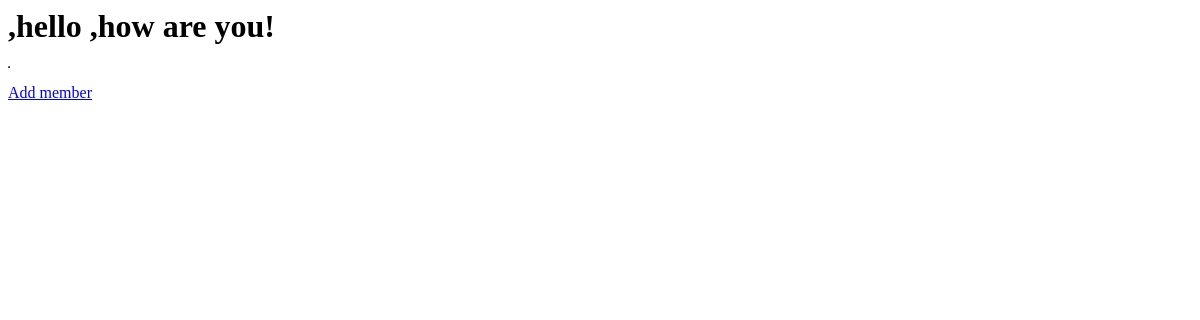
Before: /members/ with the older database file.
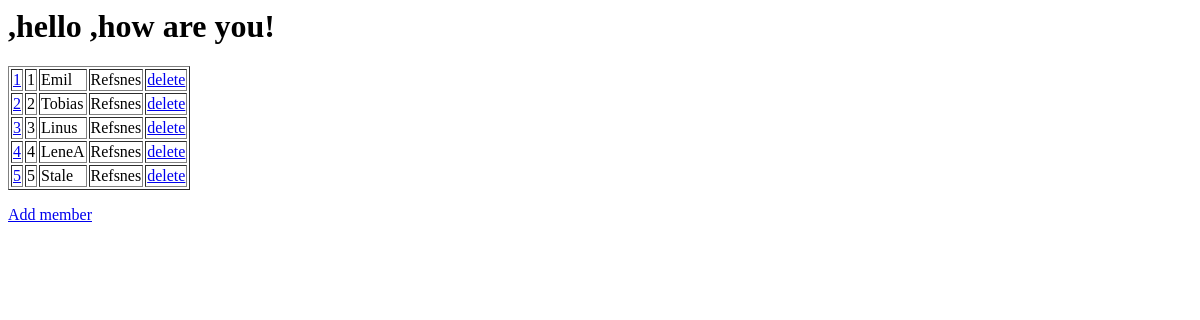
After: the same page with the newer database file.
### members/models.py (models this page shows)
class Members(models.Model):
  firstname = models.CharField(max_length=255)
  lastname = models.CharField(max_length=255)

### members/views.py (the view)
# urls.py: path('',views.index,name='index'),
def index(request):
    mymembers=Members.objects.all().values()
    template = loader.get_template('index.html')
    context={
        'mymembers':mymembers,
    }
    return HttpResponse(template.render(context,request))

### members/templates/index.html
<h1>
    {{firstname}},hello ,how are you!
</h1>
<table border="1">
    {% for x in mymembers %}
    <tr>
        <td><a href="update/{{x.id}}">{{x.id}}</a></td>
        <td>{{x.id}}</td>
        <td>{{x.firstname}}</td>
        <td>{{x.lastname}}</td>
        <td><a href="delete/{{x.id}}">delete</a></td>
    </tr>
    {% endfor %}
</table>
<p>
    <a href="add/">Add member</a>
</p>

Changed rows visible on the page:
added Members: id "1", firstname "Emil", lastname "Refsnes"
added Members: id "2", firstname "Tobias", lastname "Refsnes"
added Members: id "3", firstname "Linus", lastname "Refsnes"
added Members: id "4", firstname "LeneA", lastname "Refsnes"
added Members: id "5", firstname "Stale", lastname "Refsnes"
